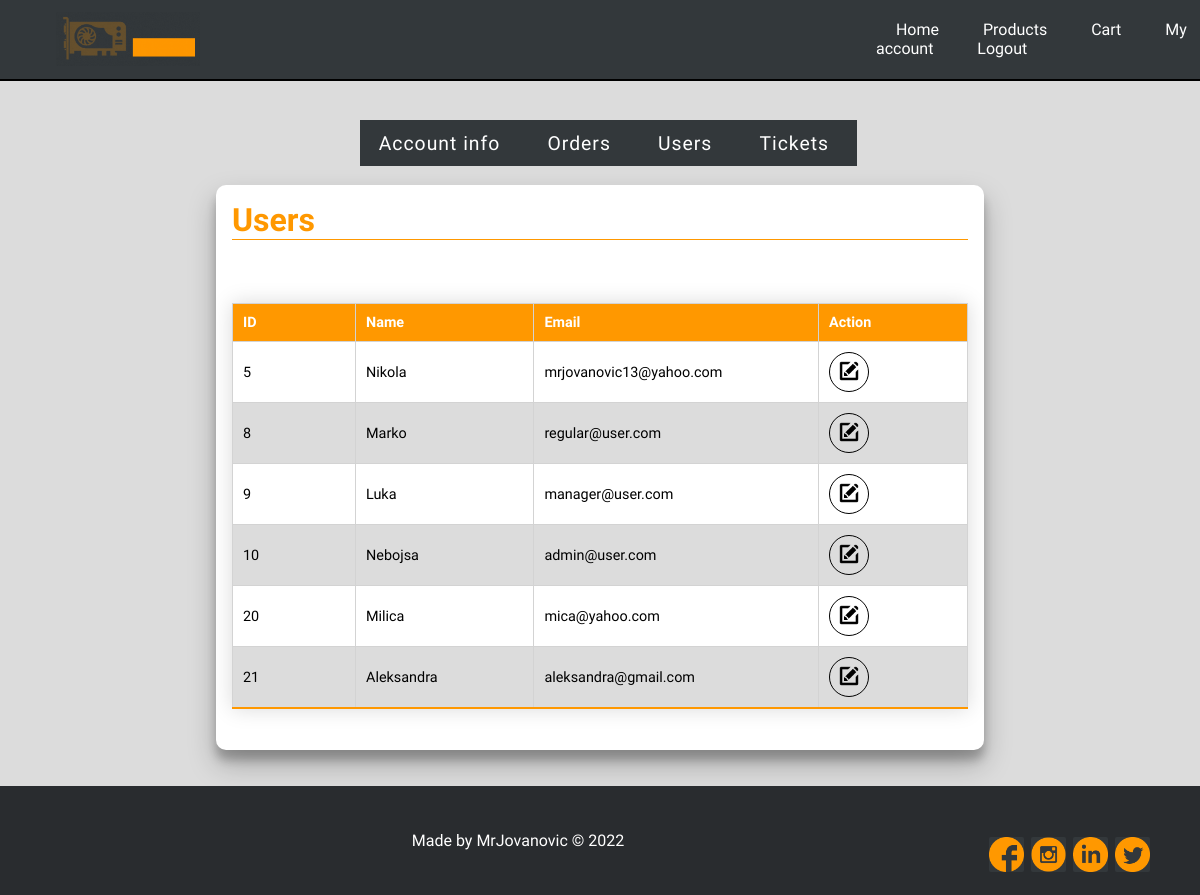
Screenshot of /my-account/users/index.php (signed in) with the database file from the repository.
### tables this page shows
CREATE TABLE `users` (
  `id` int NOT NULL,
  `name` varchar(25) NOT NULL,
  `surname` varchar(25) NOT NULL,
  `email` varchar(50) NOT NULL,
  `username` varchar(50) NOT NULL,
  `password` varchar(255) NOT NULL,
  `phone_number` varchar(12) NOT NULL,
  `address` varchar(25) NOT NULL,
  `location` varchar(25) NOT NULL,
  `user_level` int NOT NULL,
  `postcode` varchar(14) NOT NULL,
  `dob` date DEFAULT NULL
);

### connection/connection.php (called while the page is built, shortened)
<?php
class Database
{
    public $mysqli;
    private function db_connect()
    {
        $this->host = 'prodajahardvera.mysql.database.azure.com';
        $this->user = 'prodajahardvera';
        $this->pass = 'Mrjovanovic$';
        $this->db = 'prodajahardvera';
        $this->mysqli = new mysqli($this->host, $this->user, $this->pass, $this->db);
        return $this->mysqli;
    }
    public function executeQuery($sql)
    {
        $result = $this->mysqli->query($sql);
        return $result;
    }
}

### controller/user.php (called while the page is built, shortened)
<?php
	class User {
		function __construct($id,$name,$email){
			$this->id = $id;
			$this->name = $name;
			$this->email= $email;
	}
}
?>

### my-account/view/users.php (the view, shortened to what this page needs)
<?php require_once "../template/navbarLogged.php"; ?>
<div class="shell">
    <div class="buttons-div">
        <?php require_once "../template/accountMenu.php"; ?>
    </div>
    <br>
    <div class="container" id="container">
        <h1>Users</h1>
        <br>
        <table>
            <br>
            <thead>
                <tr>
                    <th>ID</th>
                    <th>Name</th>
                    <th>Email</th>
                    <th>Action</th>
                </tr>
            </thead>
            <?php foreach ($users as $user) : ?>
                <tr>
                    <td><?= $user->id ?></td>
                    <td><?= $user->name ?></td>
                    <td><?= $user->email ?></td>
                    <td>
                        <a href='../edit-user/?action=editUser&userId=<?= $user->id ?>'>
                            <button class='iconButton'>
                                <img class='editIcon' src='../../images/editIcon.png' alt='editIcon'>
                            </button>
                        </a>
                    </td>
                <?php endforeach; ?>
                </tr>
    </div>
</div>
</body>
<?php require_once "../template/footer.php"; ?>

### css/dashboard.css (style rules this page uses)
* { box-sizing: border-box; font-family: 'Muli', sans-serif; }
.container { padding: 16px; margin: auto; background-color: #fff; border-radius: 10px; box-shadow: 0 14px 28px rgba(0, 0, 0, 0.25), 0 10px 10px rgba(0, 0, 0, 0.22); position: relative; overflow: hidden; width: 768px; max-width: 100%; min-height: 480px; }
a { color: dodgerblue; display:inline-block; }
.buttons-div { margin-left: 30%; display: flex; }
th, td { padding: 10px; width: 5%; border: solid 1px lightgray; }
.editIcon { max-width: 20px; max-height: 20px; }
.iconButton { border: solid 1px; border-radius: 100%; min-width: 40px; min-height: 40px; background: none; }
.shell { margin-bottom: 3%; min-height: 66.5vh; position: relative; }
table { border-collapse: collapse; margin: 25px 0; font-size: 0.9em; font-family: sans-serif; box-shadow: 0 0 20px rgba(0, 0, 0, 0.15); }
thead tr { background-color: #FF9800; color: #ffffff; text-align: left; }
tbody tr { border-bottom: 1px solid #dddddd; }
tbody tr:nth-of-type(even) { background-color: gainsboro; }
tbody tr:last-of-type { border-bottom: 2px solid #FF9800; }
h1 { color: #FF9800; border-bottom: thin solid #FF9800; }

### css/navbar.css (style rules this page uses)
* { margin: 0; padding: 0; }
body { height: auto; background-size: cover; font-family: "Muli", sans-serif; margin-top: 10%; background-color: gainsboro; }

### css/footer.css (style rules this page uses)
html { height: 100%; }

### rows the page displays
users: id "5", name "Nikola", email "mrjovanovic13@yahoo.com"
users: id "8", name "Marko", email "regular@user.com"
users: id "9", name "Luka", email "manager@user.com"
users: id "10", name "Nebojsa", email "admin@user.com"
users: id "20", name "Milica", email "mica@yahoo.com"
users: id "21", name "Aleksandra", email "aleksandra@gmail.com"
